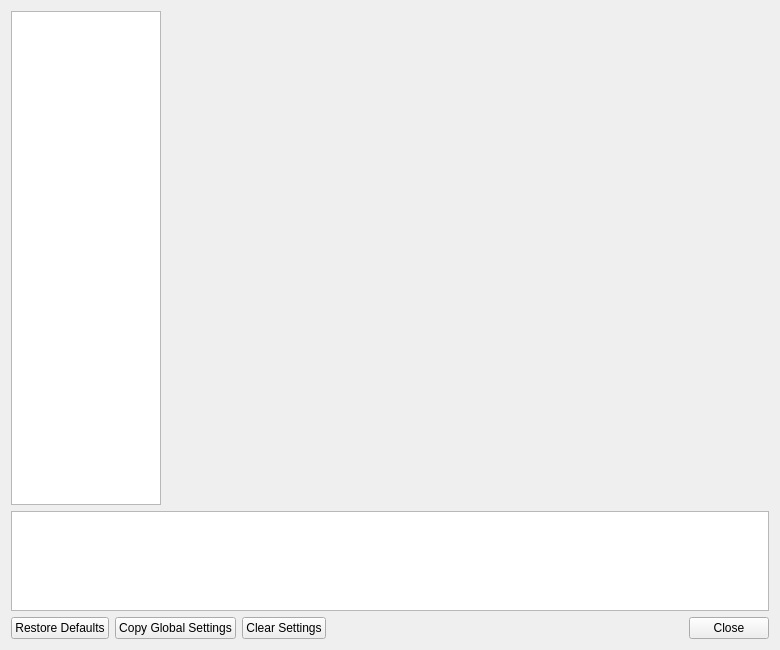
<?xml version="1.0" encoding="UTF-8"?>
<ui version="4.0">
 <class>SettingsWindow</class>
 <widget class="QWidget" name="SettingsWindow">
  <property name="geometry">
   <rect>
    <x>0</x>
    <y>0</y>
    <width>780</width>
    <height>650</height>
   </rect>
  </property>
  <property name="sizePolicy">
   <sizepolicy hsizetype="Expanding" vsizetype="Expanding">
    <horstretch>0</horstretch>
    <verstretch>0</verstretch>
   </sizepolicy>
  </property>
  <property name="windowTitle">
   <string>DuckStation Settings</string>
  </property>
  <property name="windowIcon">
   <iconset resource="resources/resources.qrc">
    <normaloff>:/icons/duck.png</normaloff>:/icons/duck.png</iconset>
  </property>
  <layout class="QGridLayout" name="gridLayout">
   <item row="0" column="0">
    <widget class="QListWidget" name="settingsCategory">
     <property name="sizePolicy">
      <sizepolicy hsizetype="Expanding" vsizetype="Expanding">
       <horstretch>0</horstretch>
       <verstretch>0</verstretch>
      </sizepolicy>
     </property>
     <property name="minimumSize">
      <size>
       <width>150</width>
       <height>0</height>
      </size>
     </property>
     <property name="maximumSize">
      <size>
       <width>150</width>
       <height>16777215</height>
      </size>
     </property>
     <property name="iconSize">
      <size>
       <width>32</width>
       <height>32</height>
      </size>
     </property>
    </widget>
   </item>
   <item row="0" column="1">
    <widget class="QStackedWidget" name="settingsContainer">
     <property name="minimumSize">
      <size>
       <width>500</width>
       <height>0</height>
      </size>
     </property>
    </widget>
   </item>
   <item row="1" column="0" colspan="2">
    <widget class="QTextEdit" name="helpText">
     <property name="minimumSize">
      <size>
       <width>0</width>
       <height>100</height>
      </size>
     </property>
     <property name="maximumSize">
      <size>
       <width>16777215</width>
       <height>100</height>
      </size>
     </property>
     <property name="readOnly">
      <bool>true</bool>
     </property>
    </widget>
   </item>
   <item row="2" column="0" colspan="2">
    <layout class="QHBoxLayout" name="footerLayout">
     <item>
      <widget class="QPushButton" name="restoreDefaults">
       <property name="text">
        <string>Restore Defaults</string>
       </property>
      </widget>
     </item>
     <item>
      <widget class="QPushButton" name="copyGlobalSettings">
       <property name="text">
        <string>Copy Global Settings</string>
       </property>
      </widget>
     </item>
     <item>
      <widget class="QPushButton" name="clearGameSettings">
       <property name="text">
        <string>Clear Settings</string>
       </property>
      </widget>
     </item>
     <item>
      <spacer name="horizontalSpacer_2">
       <property name="orientation">
        <enum>Qt::Horizontal</enum>
       </property>
       <property name="sizeHint" stdset="0">
        <size>
         <width>40</width>
         <height>20</height>
        </size>
       </property>
      </spacer>
     </item>
     <item>
      <widget class="QPushButton" name="close">
       <property name="text">
        <string>Close</string>
       </property>
      </widget>
     </item>
    </layout>
   </item>
  </layout>
 </widget>
 <resources>
  <include location="resources/resources.qrc"/>
 </resources>
 <connections/>
</ui>
